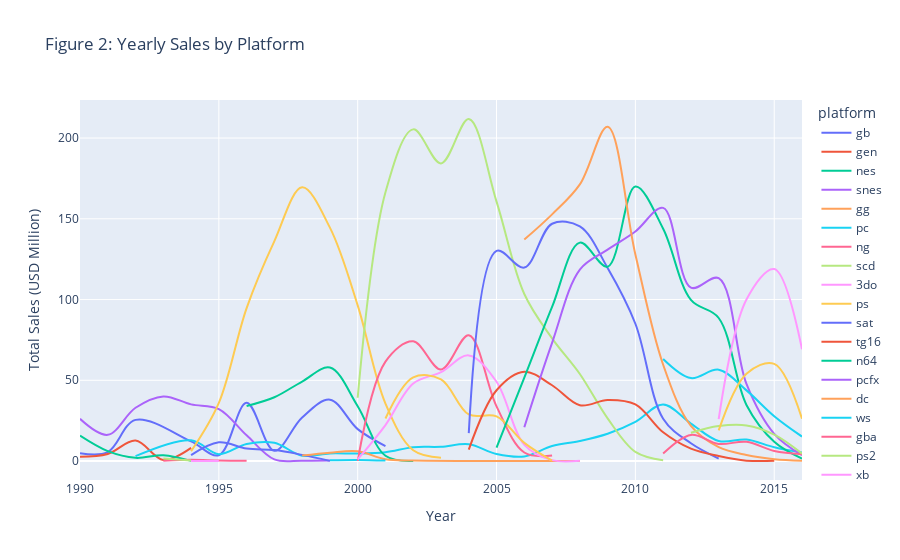

Write notebook code for a chart like this one.
### Markdown cell above
#### How long does it generally take for new platforms to appear and old ones to fade?
To answer this question, sales variation from platform to platform will be analyzed to determine the platforms with the greatest total sales. Distributions will be built based on data from each year in order to analyze the rise and fall of these platforms.

### Code cell
# Create a df with the sum of all sales grouped by year and platform 
yearly_platform_sales = df_filtered.groupby(['year_of_release','platform'])['total_sales'].sum().reset_index()

# Plot the total sales by year and platform 
fig2 = px.line(yearly_platform_sales, x="year_of_release", y="total_sales", color="platform", line_group="platform", hover_name="platform",
        line_shape="spline", render_mode="svg", title='Figure 2: Yearly Sales by Platform')
fig2.update_layout(xaxis_title='Year', yaxis_title='Total Sales (USD Million)')
fig2.show()

### Figure 1 — Plotly figure (JSON) as saved in the notebook; plotly's stock layout.template omitted (floating-point values rounded to 4 significant figures)
{"data": [{"hovertemplate": "<b>%{hovertext}</b><br><br>platform=gb<br>year_of_release=%{x}<br>total_sales=%{y}<extra></extra>", "hovertext": ["gb", "gb", "gb", "gb", "gb", "gb", "gb", "gb", "gb", "gb", "gb"], "legendgroup": "gb", "line": {"color": "#636efa", "dash": "solid", "shape": "spline"}, "marker": {"symbol": "circle"}, "mode": "lines", "name": "gb", "orientation": "v", "showlegend": true, "type": "scatter", "x": [1990, 1991, 1992, 1994, 1995, 1996, 1997, 1998, 1999, 2000, 2001], "xaxis": "x", "y": [4.89, 5.57, 25.49, 12.18, 3.6, 36.03, 6.37, 26.9, 38, 19.76, 9.24], "yaxis": "y"}, {"hovertemplate": "<b>%{hovertext}</b><br><br>platform=gen<br>year_of_release=%{x}<br>total_sales=%{y}<extra></extra>", "hovertext": ["gen", "gen", "gen", "gen", "gen"], "legendgroup": "gen", "line": {"color": "#EF553B", "dash": "solid", "shape": "spline"}, "marker": {"symbol": "circle"}, "mode": "lines", "name": "gen", "orientation": "v", "showlegend": true, "type": "scatter", "x": [1990, 1991, 1992, 1993, 1994], "xaxis": "x", "y": [2.6, 4.33, 12.64, 0.65, 8.13], "yaxis": "y"}, {"hovertemplate": "<b>%{hovertext}</b><br><br>platform=nes<br>year_of_release=%{x}<br>total_sales=%{y}<extra></extra>", "hovertext": ["nes", "nes", "nes", "nes", "nes"], "legendgroup": "nes", "line": {"color": "#00cc96", "dash": "solid", "shape": "spline"}, "marker": {"symbol": "circle"}, "mode": "lines", "name": "nes", "orientation": "v", "showlegend": true, "type": "scatter", "x": [1990, 1991, 1992, 1993, 1994], "xaxis": "x", "y": [15.73, 6.11, 1.98, 3.61, 0.11], "yaxis": "y"}, {"hovertemplate": "<b>%{hovertext}</b><br><br>platform=snes<br>year_of_release=%{x}<br>total_sales=%{y}<extra></extra>", "hovertext": ["snes", "snes", "snes", "snes", "snes", "snes", "snes", "snes", "snes", "snes"], "legendgroup": "snes", "line": {"color": "#ab63fa", "dash": "solid", "shape": "spline"}, "marker": {"symbol": "circle"}, "mode": "lines", "name": "snes", "orientation": "v", "showlegend": true, "type": "scatter", "x": [1990, 1991, 1992, 1993, 1994, 1995, 1996, 1997, 1998, 1999], "xaxis": "x", "y": [26.15, 16.22, 32.98, 40.02, 35.08, 32.2, 15.92, 0.99, 0.22, 0.26], "yaxis": "y"}, {"hovertemplate": "<b>%{hovertext}</b><br><br>platform=gg<br>year_of_release=%{x}<br>total_sales=%{y}<extra></extra>", "hovertext": ["gg"], "legendgroup": "gg", "line": {"color": "#FFA15A", "dash": "solid", "shape": "spline"}, "marker": {"symbol": "circle"}, "mode": "lines", "name": "gg", "orientation": "v", "showlegend": true, "type": "scatter", "x": [1992], "xaxis": "x", "y": [0.04], "yaxis": "y"}, {"hovertemplate": "<b>%{hovertext}</b><br><br>platform=pc<br>year_of_release=%{x}<br>total_sales=%{y}<extra></extra>", "hovertext": ["pc", "pc", "pc", "pc", "pc", "pc", "pc", "pc", "pc", "pc", "pc", "pc", "pc", "pc", "pc", "pc", "pc", "pc", "pc", "pc", "pc", "pc", "pc", "pc"], "legendgroup": "pc", "line": {"color": "#19d3f3", "dash": "solid", "shape": "spline"}, "marker": {"symbol": "circle"}, "mode": "lines", "name": "pc", "orientation": "v", "showlegend": true, "type": "scatter", "x": [1992, 1994, 1995, 1996, 1997, 1998, 1999, 2000, 2001, 2002, 2003, 2004, 2005, 2006, 2007, 2008, 2009, 2010, 2011, 2012, 2013, 2014, 2015, 2016], "xaxis": "x", "y": [3.03, 12.87, 4.22, 10.58, 11.27, 3.26, 4.74, 4.66, 5.47, 8.57, 8.84, 10.39, 4.37, 2.85, 9.28, 12.42, 16.91, 24.28, 35.03, 23.22, 12.38, 13.28, 8.52, 5.25], "yaxis": "y"}, {"hovertemplate": "<b>%{hovertext}</b><br><br>platform=ng<br>year_of_release=%{x}<br>total_sales=%{y}<extra></extra>", "hovertext": ["ng", "ng", "ng", "ng"], "legendgroup": "ng", "line": {"color": "#FF6692", "dash": "solid", "shape": "spline"}, "marker": {"symbol": "circle"}, "mode": "lines", "name": "ng", "orientation": "v", "showlegend": true, "type": "scatter", "x": [1993, 1994, 1995, 1996], "xaxis": "x", "y": [0.21, 0.8, 0.33, 0.1], "yaxis": "y"}, {"hovertemplate": "<b>%{hovertext}</b><br><br>platform=scd<br>year_of_release=%{x}<br>total_sales=%{y}<extra></extra>", "hovertext": ["scd", "scd"], "legendgroup": "scd", "line": {"color": "#B6E880", "dash": "solid", "shape": "spline"}, "marker": {"symbol": "circle"}, "mode": "lines", "name": "scd", "orientation": "v", "showlegend": true, "type": "scatter", "x": [1993, 1994], "xaxis": "x", "y": [1.5, 0.36], "yaxis": "y"}, {"hovertemplate": "<b>%{hovertext}</b><br><br>platform=3do<br>year_of_release=%{x}<br>total_sales=%{y}<extra></extra>", "hovertext": ["3do", "3do"], "legendgroup": "3do", "line": {"color": "#FF97FF", "dash": "solid", "shape": "spline"}, "marker": {"symbol": "circle"}, "mode": "lines", "name": "3do", "orientation": "v", "showlegend": true, "type": "scatter", "x": [1994, 1995], "xaxis": "x", "y": [0.02, 0.08], "yaxis": "y"}, {"hovertemplate": "<b>%{hovertext}</b><br><br>platform=ps<br>year_of_release=%{x}<br>total_sales=%{y}<extra></extra>", "hovertext": ["ps", "ps", "ps", "ps", "ps", "ps", "ps", "ps", "ps", "ps"], "legendgroup": "ps", "line": {"color": "#FECB52", "dash": "solid", "shape": "spline"}, "marker": {"symbol": "circle"}, "mode": "lines", "name": "ps", "orientation": "v", "showlegend": true, "type": "scatter", "x": [1994, 1995, 1996, 1997, 1998, 1999, 2000, 2001, 2002, 2003], "xaxis": "x", "y": [6.03, 35.96, 94.7, 136.2, 169.5, 144.5, 96.37, 35.59, 6.67, 2.07], "yaxis": "y"}, {"hovertemplate": "<b>%{hovertext}</b><br><br>platform=sat<br>year_of_release=%{x}<br>total_sales=%{y}<extra></extra>", "hovertext": ["sat", "sat", "sat", "sat", "sat", "sat"], "legendgroup": "sat", "line": {"color": "#636efa", "dash": "solid", "shape": "spline"}, "marker": {"symbol": "circle"}, "mode": "lines", "name": "sat", "orientation": "v", "showlegend": true, "type": "scatter", "x": [1994, 1995, 1996, 1997, 1998, 1999], "xaxis": "x", "y": [3.65, 11.57, 7.69, 6.77, 3.82, 0.09], "yaxis": "y"}, {"hovertemplate": "<b>%{hovertext}</b><br><br>platform=tg16<br>year_of_release=%{x}<br>total_sales=%{y}<extra></extra>", "hovertext": ["tg16"], "legendgroup": "tg16", "line": {"color": "#EF553B", "dash": "solid", "shape": "spline"}, "marker": {"symbol": "circle"}, "mode": "lines", "name": "tg16", "orientation": "v", "showlegend": true, "type": "scatter", "x": [1995], "xaxis": "x", "y": [0.16], "yaxis": "y"}, {"hovertemplate": "<b>%{hovertext}</b><br><br>platform=n64<br>year_of_release=%{x}<br>total_sales=%{y}<extra></extra>", "hovertext": ["n64", "n64", "n64", "n64", "n64", "n64", "n64"], "legendgroup": "n64", "line": {"color": "#00cc96", "dash": "solid", "shape": "spline"}, "marker": {"symbol": "circle"}, "mode": "lines", "name": "n64", "orientation": "v", "showlegend": true, "type": "scatter", "x": [1996, 1997, 1998, 1999, 2000, 2001, 2002], "xaxis": "x", "y": [34.1, 39.5, 49.24, 57.87, 33.97, 3.25, 0.08], "yaxis": "y"}, {"hovertemplate": "<b>%{hovertext}</b><br><br>platform=pcfx<br>year_of_release=%{x}<br>total_sales=%{y}<extra></extra>", "hovertext": ["pcfx"], "legendgroup": "pcfx", "line": {"color": "#ab63fa", "dash": "solid", "shape": "spline"}, "marker": {"symbol": "circle"}, "mode": "lines", "name": "pcfx", "orientation": "v", "showlegend": true, "type": "scatter", "x": [1996], "xaxis": "x", "y": [0.03], "yaxis": "y"}, {"hovertemplate": "<b>%{hovertext}</b><br><br>platform=dc<br>year_of_release=%{x}<br>total_sales=%{y}<extra></extra>", "hovertext": ["dc", "dc", "dc", "dc", "dc", "dc", "dc"], "legendgroup": "dc", "line": {"color": "#FFA15A", "dash": "solid", "shape": "spline"}, "marker": {"symbol": "circle"}, "mode": "lines", "name": "dc", "orientation": "v", "showlegend": true, "type": "scatter", "x": [1998, 1999, 2000, 2001, 2002, 2007, 2008], "xaxis": "x", "y": [3.38, 5.16, 5.99, 1.07, 0.29, 0.02, 0.04], "yaxis": "y"}, {"hovertemplate": "<b>%{hovertext}</b><br><br>platform=ws<br>year_of_release=%{x}<br>total_sales=%{y}<extra></extra>", "hovertext": ["ws", "ws", "ws"], "legendgroup": "ws", "line": {"color": "#19d3f3", "dash": "solid", "shape": "spline"}, "marker": {"symbol": "circle"}, "mode": "lines", "name": "ws", "orientation": "v", "showlegend": true, "type": "scatter", "x": [1999, 2000, 2001], "xaxis": "x", "y": [0.46, 0.68, 0.28], "yaxis": "y"}, {"hovertemplate": "<b>%{hovertext}</b><br><br>platform=gba<br>year_of_release=%{x}<br>total_sales=%{y}<extra></extra>", "hovertext": ["gba", "gba", "gba", "gba", "gba", "gba", "gba", "gba"], "legendgroup": "gba", "line": {"color": "#FF6692", "dash": "solid", "shape": "spline"}, "marker": {"symbol": "circle"}, "mode": "lines", "name": "gba", "orientation": "v", "showlegend": true, "type": "scatter", "x": [2000, 2001, 2002, 2003, 2004, 2005, 2006, 2007], "xaxis": "x", "y": [0.07, 61.53, 74.16, 56.67, 77.91, 33.86, 5.28, 3.4], "yaxis": "y"}, {"hovertemplate": "<b>%{hovertext}</b><br><br>platform=ps2<br>year_of_release=%{x}<br>total_sales=%{y}<extra></extra>", "hovertext": ["ps2", "ps2", "ps2", "ps2", "ps2", "ps2", "ps2", "ps2", "ps2", "ps2", "ps2", "ps2"], "legendgroup": "ps2", "line": {"color": "#B6E880", "dash": "solid", "shape": "spline"}, "marker": {"symbol": "circle"}, "mode": "lines", "name": "ps2", "orientation": "v", "showlegend": true, "type": "scatter", "x": [2000, 2001, 2002, 2003, 2004, 2005, 2006, 2007, 2008, 2009, 2010, 2011], "xaxis": "x", "y": [39.17, 166.4, 205.4, 184.3, 211.8, 160.7, 103.4, 75.99, 53.9, 26.4, 5.64, 0.45], "yaxis": "y"}, {"hovertemplate": "<b>%{hovertext}</b><br><br>platform=xb<br>year_of_release=%{x}<br>total_sales=%{y}<extra></extra>", "hovertext": ["xb", "xb", "xb", "xb", "xb", "xb", "xb", "xb", "xb"], "legendgroup": "xb", "line": {"color": "#FF97FF", "dash": "solid", "shape": "spline"}, "marker": {"symbol": "circle"}, "mode": "lines", "name": "xb", "orientation": "v", "showlegend": true, "type": "scatter", "x": [2000, 2001, 2002, 2003, 2004, 2005, 2006, 2007, 2008], "xaxis": "x", "y": [0.99, 22.26, 48.01, 55.04, 65.42, 49.08, 10.04, 0.55, 0.18], "yaxis": "y"}, {"hovertemplate": "<b>%{hovertext}</b><br><br>platform=gc<br>year_of_release=%{x}<br>total_sales=%{y}<extra></extra>", "hovertext": ["gc", "gc", "gc", "gc", "gc", "gc", "gc"], "legendgroup": "gc", "line": {"color": "#FECB52", "dash": "solid", "shape": "spline"}, "marker": {"symbol": "circle"}, "mode": "lines", "name": "gc", "orientation": "v", "showlegend": true, "type": "scatter", "x": [2001, 2002, 2003, 2004, 2005, 2006, 2007], "xaxis": "x", "y": [26.34, 51.81, 50.61, 28.82, 27.62, 11.26, 0.27], "yaxis": "y"}, {"hovertemplate": "<b>%{hovertext}</b><br><br>platform=ds<br>year_of_release=%{x}<br>total_sales=%{y}<extra></extra>", "hovertext": ["ds", "ds", "ds", "ds", "ds", "ds", "ds", "ds", "ds", "ds"], "legendgroup": "ds", "line": {"color": "#636efa", "dash": "solid", "shape": "spline"}, "marker": {"symbol": "circle"}, "mode": "lines", "name": "ds", "orientation": "v", "showlegend": true, "type": "scatter", "x": [2004, 2005, 2006, 2007, 2008, 2009, 2010, 2011, 2012, 2013], "xaxis": "x", "y": [17.27, 130.1, 119.8, 146.9, 145.3, 119.5, 85.02, 26.18, 11.01, 1.54], "yaxis": "y"}, {"hovertemplate": "<b>%{hovertext}</b><br><br>platform=psp<br>year_of_release=%{x}<br>total_sales=%{y}<extra></extra>", "hovertext": ["psp", "psp", "psp", "psp", "psp", "psp", "psp", "psp", "psp", "psp", "psp", "psp"], "legendgroup": "psp", "line": {"color": "#EF553B", "dash": "solid", "shape": "spline"}, "marker": {"symbol": "circle"}, "mode": "lines", "name": "psp", "orientation": "v", "showlegend": true, "type": "scatter", "x": [2004, 2005, 2006, 2007, 2008, 2009, 2010, 2011, 2012, 2013, 2014, 2015], "xaxis": "x", "y": [7.06, 43.84, 55.32, 46.93, 34.55, 37.78, 35.04, 17.82, 7.69, 3.14, 0.24, 0.12], "yaxis": "y"}, {"hovertemplate": "<b>%{hovertext}</b><br><br>platform=x360<br>year_of_release=%{x}<br>total_sales=%{y}<extra></extra>", "hovertext": ["x360", "x360", "x360", "x360", "x360", "x360", "x360", "x360", "x360", "x360", "x360", "x360"], "legendgroup": "x360", "line": {"color": "#00cc96", "dash": "solid", "shape": "spline"}, "marker": {"symbol": "circle"}, "mode": "lines", "name": "x360", "orientation": "v", "showlegend": true, "type": "scatter", "x": [2005, 2006, 2007, 2008, 2009, 2010, 2011, 2012, 2013, 2014, 2015, 2016], "xaxis": "x", "y": [8.25, 51.62, 95.41, 135.3, 120.3, 170.0, 143.8, 99.74, 88.58, 34.74, 11.96, 1.52], "yaxis": "y"}, {"hovertemplate": "<b>%{hovertext}</b><br><br>platform=ps3<br>year_of_release=%{x}<br>total_sales=%{y}<extra></extra>", "hovertext": ["ps3", "ps3", "ps3", "ps3", "ps3", "ps3", "ps3", "ps3", "ps3", "ps3", "ps3"], "legendgroup": "ps3", "line": {"color": "#ab63fa", "dash": "solid", "shape": "spline"}, "marker": {"symbol": "circle"}, "mode": "lines", "name": "ps3", "orientation": "v", "showlegend": true, "type": "scatter", "x": [2006, 2007, 2008, 2009, 2010, 2011, 2012, 2013, 2014, 2015, 2016], "xaxis": "x", "y": [20.96, 73.19, 118.5, 130.9, 142.2, 156.8, 107.4, 113.2, 47.76, 16.82, 3.6], "yaxis": "y"}, {"hovertemplate": "<b>%{hovertext}</b><br><br>platform=wii<br>year_of_release=%{x}<br>total_sales=%{y}<extra></extra>", "hovertext": ["wii", "wii", "wii", "wii", "wii", "wii", "wii", "wii", "wii", "wii", "wii"], "legendgroup": "wii", "line": {"color": "#FFA15A", "dash": "solid", "shape": "spline"}, "marker": {"symbol": "circle"}, "mode": "lines", "name": "wii", "orientation": "v", "showlegend": true, "type": "scatter", "x": [2006, 2007, 2008, 2009, 2010, 2011, 2012, 2013, 2014, 2015, 2016], "xaxis": "x", "y": [137.2, 152.8, 171.3, 207.0, 128.0, 59.65, 21.71, 8.59, 3.75, 1.14, 0.18], "yaxis": "y"}, {"hovertemplate": "<b>%{hovertext}</b><br><br>platform=3ds<br>year_of_release=%{x}<br>total_sales=%{y}<extra></extra>", "hovertext": ["3ds", "3ds", "3ds", "3ds", "3ds", "3ds"], "legendgroup": "3ds", "line": {"color": "#19d3f3", "dash": "solid", "shape": "spline"}, "marker": {"symbol": "circle"}, "mode": "lines", "name": "3ds", "orientation": "v", "showlegend": true, "type": "scatter", "x": [2011, 2012, 2013, 2014, 2015, 2016], "xaxis": "x", "y": [63.2, 51.36, 56.57, 43.76, 27.78, 15.14], "yaxis": "y"}, {"hovertemplate": "<b>%{hovertext}</b><br><br>platform=psv<br>year_of_release=%{x}<br>total_sales=%{y}<extra></extra>", "hovertext": ["psv", "psv", "psv", "psv", "psv", "psv"], "legendgroup": "psv", "line": {"color": "#FF6692", "dash": "solid", "shape": "spline"}, "marker": {"symbol": "circle"}, "mode": "lines", "name": "psv", "orientation": "v", "showlegend": true, "type": "scatter", "x": [2011, 2012, 2013, 2014, 2015, 2016], "xaxis": "x", "y": [4.63, 16.19, 10.59, 11.9, 6.25, 4.25], "yaxis": "y"}, {"hovertemplate": "<b>%{hovertext}</b><br><br>platform=wiiu<br>year_of_release=%{x}<br>total_sales=%{y}<extra></extra>", "hovertext": ["wiiu", "wiiu", "wiiu", "wiiu", "wiiu"], "legendgroup": "wiiu", "line": {"color": "#B6E880", "dash": "solid", "shape": "spline"}, "marker": {"symbol": "circle"}, "mode": "lines", "name": "wiiu", "orientation": "v", "showlegend": true, "type": "scatter", "x": [2012, 2013, 2014, 2015, 2016], "xaxis": "x", "y": [17.56, 21.65, 22.03, 16.35, 4.6], "yaxis": "y"}, {"hovertemplate": "<b>%{hovertext}</b><br><br>platform=ps4<br>year_of_release=%{x}<br>total_sales=%{y}<extra></extra>", "hovertext": ["ps4", "ps4", "ps4", "ps4"], "legendgroup": "ps4", "line": {"color": "#FF97FF", "dash": "solid", "shape": "spline"}, "marker": {"symbol": "circle"}, "mode": "lines", "name": "ps4", "orientation": "v", "showlegend": true, "type": "scatter", "x": [2013, 2014, 2015, 2016], "xaxis": "x", "y": [25.99, 100, 118.9, 69.25], "yaxis": "y"}, {"hovertemplate": "<b>%{hovertext}</b><br><br>platform=xone<br>year_of_release=%{x}<br>total_sales=%{y}<extra></extra>", "hovertext": ["xone", "xone", "xone", "xone"], "legendgroup": "xone", "line": {"color": "#FECB52", "dash": "solid", "shape": "spline"}, "marker": {"symbol": "circle"}, "mode": "lines", "name": "xone", "orientation": "v", "showlegend": true, "type": "scatter", "x": [2013, 2014, 2015, 2016], "xaxis": "x", "y": [18.96, 54.07, 60.14, 26.15], "yaxis": "y"}], "layout": {"legend": {"title": {"text": "platform"}, "tracegroupgap": 0}, "title": {"text": "Figure 2: Yearly Sales by Platform"}, "xaxis": {"anchor": "y", "domain": [0, 1], "title": {"text": "Year"}}, "yaxis": {"anchor": "x", "domain": [0, 1], "title": {"text": "Total Sales (USD Million)"}}}}
